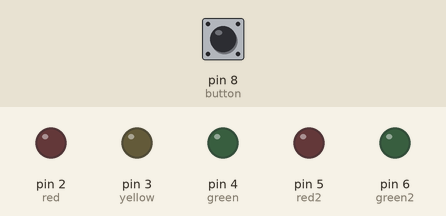
Simulated run of this sketch. Board: Arduino Uno, built with avr-gcc and run on an emulated ATmega328P. On the bench: output pins drawn as LEDs (lit = HIGH). The test bench sets the inputs (shaded band); at power-on: pin 8 (button) LOW.

Above: at 1.2 s.
1.3 s: pin 8 (button) pulled HIGH for 0.15 s
At 1.8 s:
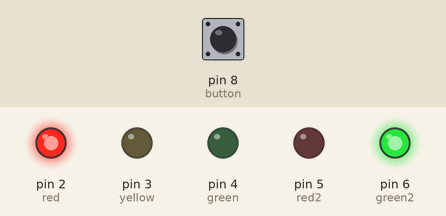
At 6.1 s:
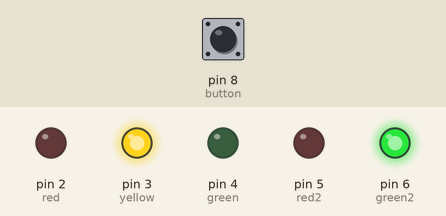
Timing chart, 0 to 14.8 s (numbered marks = the images above; inputs shaded):
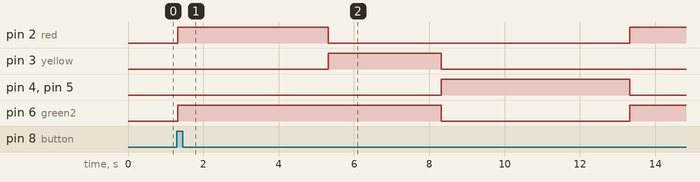

The sketch:

trafficlight.ino
```cpp
int red = 2; //vehicles
int yellow = 3;
int green = 4; //pedestrian
int red2 = 5;
int green2 = 6; // switch is on pin 12
int button = 8;

void setup(){
    pinMode(red, OUTPUT);
    pinMode(yellow, OUTPUT);
    pinMode(green, OUTPUT);
    pinMode(red2, OUTPUT);
    pinMode(green2, OUTPUT);

    pinMode(button, INPUT);
}


void loop() {
    if (digitalRead(button) == HIGH){
        delay(15); // software debounce
        if (digitalRead(button) == HIGH) {
            // if the switch is HIGH, ie. pushed down - change the lights!
            for(int i = 0; i < 3 ; i++) {
              changeLights();

            }
            // delay(15000); // wait for 15 seconds
        }
    }
}

void changeLights(){

// turn off yellow, then turn red on for 5 seconds, then 2nd green on
    digitalWrite(yellow, LOW);
    digitalWrite(red, HIGH);
    digitalWrite(green2, HIGH);
    digitalWrite(green, LOW);
    digitalWrite(red2, LOW);
    delay(4000);

    // green off, yellow on for 3 seconds
    digitalWrite(red, LOW);
    digitalWrite(green, LOW);
    digitalWrite(yellow, HIGH);
    delay(3000);


     // turn off red and yellow, then turn on green
    digitalWrite(yellow, LOW);
    digitalWrite(red, LOW);
    digitalWrite(green, HIGH);
    digitalWrite(green2, LOW);
    digitalWrite(red2, HIGH);
    delay(5000);


     digitalWrite(yellow, LOW);
    digitalWrite(red, LOW);
    digitalWrite(green, LOW);
    digitalWrite(green2, LOW);
    digitalWrite(red2, LOW);

    // red and yellow on for 2 seconds (red is already on though)
    // digitalWrite(yellow, HIGH);
    // delay(2000);
}
```

Measured:
- after the input at 1.3 s, pin 2 (red): LOW → HIGH at once, → LOW 4.0 s later, → HIGH 8.0 s later; pin 3 (yellow): LOW → HIGH after 4.0 s, → LOW 3.0 s later; pin 4 (green), pin 5 (red2): LOW → HIGH after 7.0 s, → LOW 5.0 s later; pin 6 (green2): LOW → HIGH at once, → LOW 7.0 s later, → HIGH 5.0 s later
